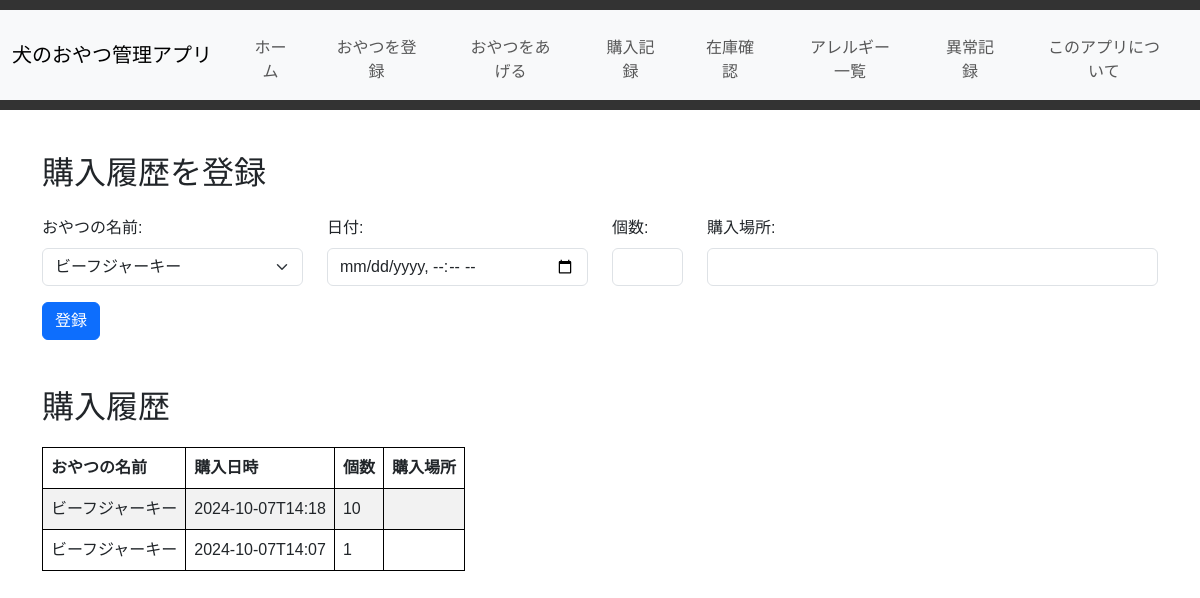
/purchase_snack, run on an earlier commit of the app's database.
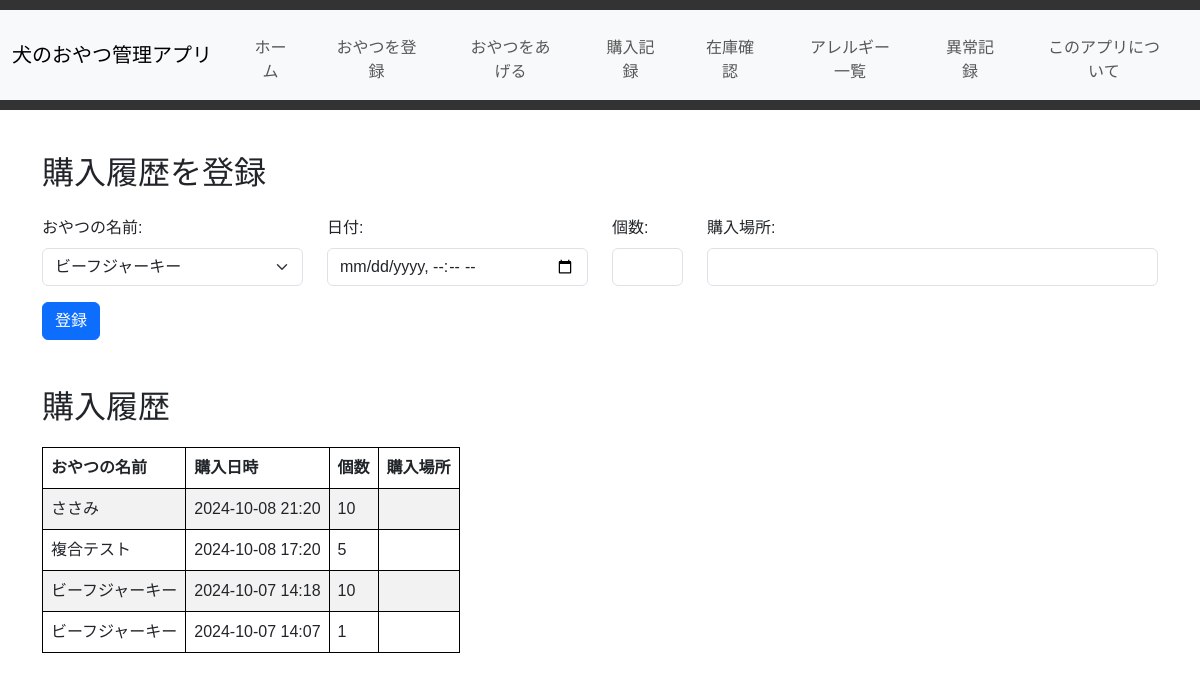
And on a later commit of the database.
### tables this page shows
CREATE TABLE purchase_history (
    id INTEGER PRIMARY KEY AUTOINCREMENT,
    snack_id INTEGER,
    purchase_date TEXT,
    purchase_place TEXT,
    quantity INTEGER,
    FOREIGN KEY (snack_id) REFERENCES snacks (id)
);

CREATE TABLE "snacks" (
	"id"	INTEGER,
	"name"	TEXT NOT NULL,
	"description"	TEXT,
	"registration_date"	TEXT,
	"allergy_id"	INTEGER,
	PRIMARY KEY("id" AUTOINCREMENT),
	FOREIGN KEY("allergy_id") REFERENCES "allergies"("id")
);

### app.py (the view, shortened to what this page needs)
@app.route('/purchase_snack', methods=['GET', 'POST'])
def purchase_snack():
    conn = get_db_connection()
    snacks = conn.execute('SELECT id, name FROM snacks').fetchall()
    purchase_history = conn.execute('''
        SELECT p.id, s.name, p.purchase_date, p.purchase_place, p.quantity
        FROM purchase_history p
        JOIN snacks s ON p.snack_id = s.id
        ORDER BY p.purchase_date DESC
    ''').fetchall()
    conn.close()
    return render_template('purchase_snack.html', snacks=snacks, purchase_history=purchase_history)

### app.py (called while the page is built)
def get_db_connection():
    conn = sqlite3.connect('dog_treats.db')
    conn.row_factory = sqlite3.Row
    return conn

### templates/purchase_snack.html (shortened to what this page needs)
{% extends 'base.html' %}
{% block content %}
    <div class="container my-4">
        <h2 class="mb-4">購入履歴を登録</h2>
        <form method="POST" action="{{ url_for('purchase_snack') }}">
            <div class="row mb-3">
                <div class="col-md-3">
                    <label for="snack_name" class="form-label">おやつの名前:</label>
                    <select name="snack_name" id="snack_name" class="form-select" required>
                        {% for snack in snacks %}
                            <option value="{{ snack.id }}">{{ snack.name }}</option>
                        {% endfor %}
                    </select>
                </div>
                <div class="col-md-3">
                    <label for="purchase_date" class="form-label">日付:</label>
                    <input type="datetime-local" name="purchase_date" id="purchase_date" class="form-control" required>
                </div>
                <div class="col-md-1">
                    <label for="quantity" class="form-label">個数:</label>
                    <input type="number" name="quantity" id="quantity" class="form-control" min="1" required>
                </div>
                <div class="col-md-5">
                    <label for="purchase_place" class="form-label">購入場所:</label>
                    <input type="text" name="purchase_place" id="purchase_place" class="form-control">
                </div>
            </div>
            <button type="submit" class="btn btn-primary">登録</button>
        </form>
        <h2 class="mt-5">購入履歴</h2>
        <table class="table table-striped">
            <thead>
                <tr>
                    <th>おやつの名前</th>
                    <th>購入日時</th>
                    <th>個数</th>
                    <th>購入場所</th>
                </tr>
            </thead>
            <tbody  id="snack-table-body">
                {% for purchase in purchase_history %}
                <tr style="display: {% if loop.index <= 10 %}table-row{% else %}none{% endif %}">
                    <td>{{ purchase.name }}</td>
                    <td>{{ purchase.purchase_date }}</td>
                    <td>{{ purchase.quantity }}</td>
                    <td>{{ purchase.purchase_place }}</td>
                </tr>
                {% endfor %}
            </tbody>
        </table>
    </div>
{% endblock %}

What changed in the data, as far as the page shows it:
added purchase_history: name "ささみ", purchase_date "2024-10-08 21:20", quantity "10"
added purchase_history: name "複合テスト", purchase_date "2024-10-08 17:20", quantity "5"
changed purchase_history (number 3 of 4 on the later page): purchase_date "2024-10-07T14:18" → "2024-10-07 14:18"
changed purchase_history (number 4 of 4 on the later page): purchase_date "2024-10-07T14:07" → "2024-10-07 14:07"
